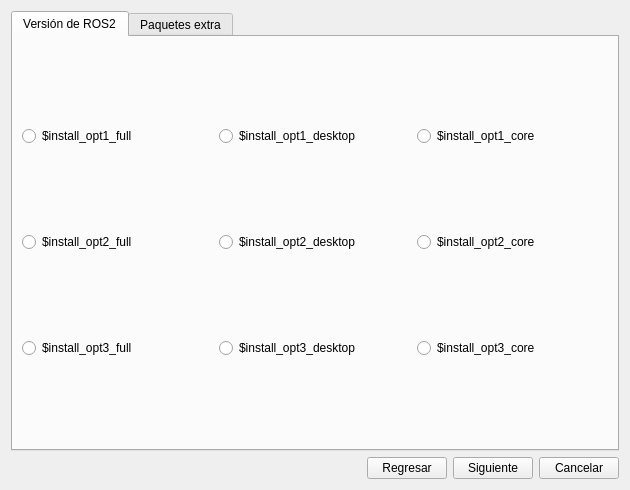
<?xml version="1.0" encoding="UTF-8"?>
<ui version="4.0">
 <class>Widget</class>
 <widget class="QWidget" name="Widget">
  <property name="geometry">
   <rect>
    <x>0</x>
    <y>0</y>
    <width>630</width>
    <height>490</height>
   </rect>
  </property>
  <property name="windowTitle">
   <string>Widget</string>
  </property>
  <layout class="QGridLayout" name="gridLayout">
   <item row="0" column="0">
    <widget class="QTabWidget" name="tabWidget">
     <property name="currentIndex">
      <number>0</number>
     </property>
     <widget class="QWidget" name="tab">
      <attribute name="title">
       <string>Versión de ROS2</string>
      </attribute>
      <layout class="QGridLayout" name="gridLayout_2">
       <item row="0" column="2">
        <widget class="QRadioButton" name="radioButton_3">
         <property name="text">
          <string>$install_opt1_core</string>
         </property>
        </widget>
       </item>
       <item row="0" column="0">
        <widget class="QRadioButton" name="radioButton">
         <property name="text">
          <string>$install_opt1_full</string>
         </property>
        </widget>
       </item>
       <item row="1" column="2">
        <widget class="QRadioButton" name="radioButton_6">
         <property name="text">
          <string>$install_opt2_core</string>
         </property>
        </widget>
       </item>
       <item row="1" column="1">
        <widget class="QRadioButton" name="radioButton_5">
         <property name="text">
          <string>$install_opt2_desktop</string>
         </property>
        </widget>
       </item>
       <item row="1" column="0">
        <widget class="QRadioButton" name="radioButton_4">
         <property name="text">
          <string>$install_opt2_full</string>
         </property>
        </widget>
       </item>
       <item row="0" column="1">
        <widget class="QRadioButton" name="radioButton_2">
         <property name="text">
          <string>$install_opt1_desktop</string>
         </property>
        </widget>
       </item>
       <item row="2" column="0">
        <widget class="QRadioButton" name="radioButton_7">
         <property name="text">
          <string>$install_opt3_full</string>
         </property>
        </widget>
       </item>
       <item row="2" column="1">
        <widget class="QRadioButton" name="radioButton_8">
         <property name="text">
          <string>$install_opt3_desktop</string>
         </property>
        </widget>
       </item>
       <item row="2" column="2">
        <widget class="QRadioButton" name="radioButton_9">
         <property name="text">
          <string>$install_opt3_core</string>
         </property>
        </widget>
       </item>
      </layout>
     </widget>
     <widget class="QWidget" name="tab_2">
      <attribute name="title">
       <string>Paquetes extra</string>
      </attribute>
      <layout class="QVBoxLayout" name="verticalLayout">
       <item>
        <layout class="QHBoxLayout" name="horizontalLayout_2">
         <item>
          <widget class="QLabel" name="LABELSearch">
           <property name="text">
            <string>Buscar</string>
           </property>
          </widget>
         </item>
         <item>
          <widget class="QLineEdit" name="EDITSearch">
           <property name="sizePolicy">
            <sizepolicy hsizetype="MinimumExpanding" vsizetype="Fixed">
             <horstretch>0</horstretch>
             <verstretch>0</verstretch>
            </sizepolicy>
           </property>
           <property name="text">
            <string>*</string>
           </property>
          </widget>
         </item>
         <item>
          <widget class="QCheckBox" name="CBOPT1Search">
           <property name="text">
            <string>ROS</string>
           </property>
           <property name="checked">
            <bool>true</bool>
           </property>
          </widget>
         </item>
         <item>
          <widget class="QCheckBox" name="CBOPT2Search">
           <property name="text">
            <string>Python</string>
           </property>
           <property name="checked">
            <bool>true</bool>
           </property>
          </widget>
         </item>
         <item>
          <widget class="QCheckBox" name="checkBox">
           <property name="text">
            <string>rti</string>
           </property>
          </widget>
         </item>
        </layout>
       </item>
       <item>
        <widget class="QScrollArea" name="scrollArea">
         <property name="widgetResizable">
          <bool>true</bool>
         </property>
         <widget class="QWidget" name="scrollAreaWidgetContents">
          <property name="geometry">
           <rect>
            <x>0</x>
            <y>0</y>
            <width>581</width>
            <height>198</height>
           </rect>
          </property>
          <layout class="QVBoxLayout" name="verticalLayout_3">
           <item>
            <layout class="QGridLayout" name="gridLayout_3">
             <item row="1" column="1">
              <widget class="QPushButton" name="BUTTONInstall">
               <property name="text">
                <string>Instalar</string>
               </property>
              </widget>
             </item>
             <item row="0" column="1">
              <widget class="QLabel" name="label_3">
               <property name="text">
                <string>TextLabel</string>
               </property>
              </widget>
             </item>
             <item row="0" column="0">
              <widget class="QLabel" name="label">
               <property name="sizePolicy">
                <sizepolicy hsizetype="MinimumExpanding" vsizetype="Fixed">
                 <horstretch>0</horstretch>
                 <verstretch>0</verstretch>
                </sizepolicy>
               </property>
               <property name="text">
                <string>Nombre</string>
               </property>
              </widget>
             </item>
             <item row="1" column="0">
              <widget class="QLabel" name="label_5">
               <property name="text">
                <string>ros2-jazzy</string>
               </property>
              </widget>
             </item>
            </layout>
           </item>
           <item>
            <spacer name="verticalSpacer">
             <property name="orientation">
              <enum>Qt::Orientation::Vertical</enum>
             </property>
             <property name="sizeHint" stdset="0">
              <size>
               <width>20</width>
               <height>40</height>
              </size>
             </property>
            </spacer>
           </item>
          </layout>
         </widget>
        </widget>
       </item>
      </layout>
     </widget>
    </widget>
   </item>
   <item row="1" column="0">
    <layout class="QHBoxLayout" name="horizontalLayout">
     <item>
      <spacer name="horizontalSpacer">
       <property name="orientation">
        <enum>Qt::Orientation::Horizontal</enum>
       </property>
       <property name="sizeHint" stdset="0">
        <size>
         <width>40</width>
         <height>20</height>
        </size>
       </property>
      </spacer>
     </item>
     <item>
      <widget class="QPushButton" name="pushButton">
       <property name="text">
        <string>Regresar</string>
       </property>
      </widget>
     </item>
     <item>
      <widget class="QPushButton" name="pushButton_2">
       <property name="text">
        <string>Siguiente</string>
       </property>
      </widget>
     </item>
     <item>
      <widget class="QPushButton" name="pushButton_3">
       <property name="text">
        <string>Cancelar</string>
       </property>
      </widget>
     </item>
    </layout>
   </item>
  </layout>
 </widget>
 <resources/>
 <connections/>
</ui>
